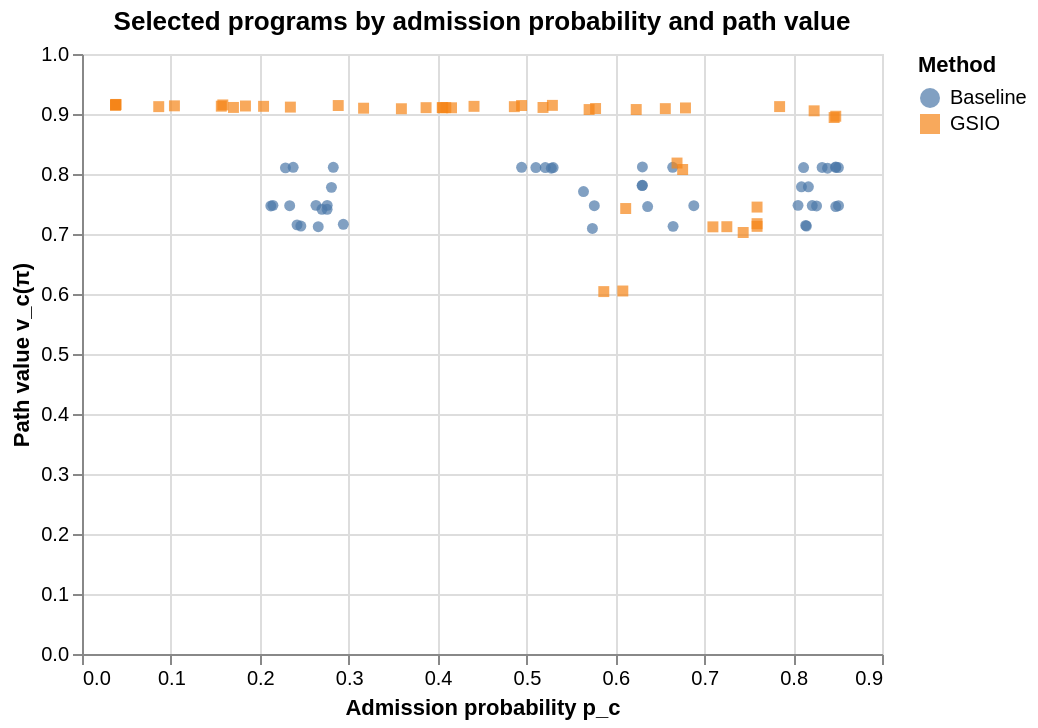

Vega-Lite specification for this chart:
### Vega-Lite specification from a JSON file in a GitHub repository (floating-point values rounded to 4 significant figures)
{"$schema": "https://vega.github.io/schema/vega-lite/v5.json", "title": "Selected programs by admission probability and path value", "width": 400, "height": 300, "data": {"values": [{"probability": 0.03764, "value": 0.9144, "method": "GSIO", "selected": true}, {"probability": 0.03764, "value": 0.9154, "method": "GSIO", "selected": true}, {"probability": 0.03816, "value": 0.916, "method": "GSIO", "selected": true}, {"probability": 0.03816, "value": 0.9155, "method": "GSIO", "selected": true}, {"probability": 0.08631, "value": 0.9123, "method": "GSIO", "selected": true}, {"probability": 0.104, "value": 0.9136, "method": "GSIO", "selected": true}, {"probability": 0.1567, "value": 0.913, "method": "GSIO", "selected": true}, {"probability": 0.1584, "value": 0.9151, "method": "GSIO", "selected": true}, {"probability": 0.1704, "value": 0.9109, "method": "GSIO", "selected": true}, {"probability": 0.1839, "value": 0.9133, "method": "GSIO", "selected": true}, {"probability": 0.2043, "value": 0.9128, "method": "GSIO", "selected": true}, {"probability": 0.2124, "value": 0.7467, "method": "Baseline", "selected": true}, {"probability": 0.2148, "value": 0.7477, "method": "Baseline", "selected": true}, {"probability": 0.2289, "value": 0.8102, "method": "Baseline", "selected": true}, {"probability": 0.2336, "value": 0.7472, "method": "Baseline", "selected": true}, {"probability": 0.2344, "value": 0.9115, "method": "GSIO", "selected": true}, {"probability": 0.2376, "value": 0.8112, "method": "Baseline", "selected": true}, {"probability": 0.2419, "value": 0.7152, "method": "Baseline", "selected": true}, {"probability": 0.2462, "value": 0.7132, "method": "Baseline", "selected": true}, {"probability": 0.2632, "value": 0.7477, "method": "Baseline", "selected": true}, {"probability": 0.2658, "value": 0.7122, "method": "Baseline", "selected": true}, {"probability": 0.27, "value": 0.7412, "method": "Baseline", "selected": true}, {"probability": 0.2758, "value": 0.7412, "method": "Baseline", "selected": true}, {"probability": 0.2758, "value": 0.7477, "method": "Baseline", "selected": true}, {"probability": 0.2806, "value": 0.7777, "method": "Baseline", "selected": true}, {"probability": 0.2827, "value": 0.8112, "method": "Baseline", "selected": true}, {"probability": 0.2883, "value": 0.9141, "method": "GSIO", "selected": true}, {"probability": 0.294, "value": 0.7162, "method": "Baseline", "selected": true}, {"probability": 0.3168, "value": 0.9097, "method": "GSIO", "selected": true}, {"probability": 0.3593, "value": 0.9088, "method": "GSIO", "selected": true}, {"probability": 0.3871, "value": 0.9106, "method": "GSIO", "selected": true}, {"probability": 0.4053, "value": 0.9106, "method": "GSIO", "selected": true}, {"probability": 0.4058, "value": 0.9104, "method": "GSIO", "selected": true}, {"probability": 0.4093, "value": 0.9106, "method": "GSIO", "selected": true}, {"probability": 0.4157, "value": 0.9104, "method": "GSIO", "selected": true}, {"probability": 0.441, "value": 0.9128, "method": "GSIO", "selected": true}, {"probability": 0.4864, "value": 0.9122, "method": "GSIO", "selected": true}, {"probability": 0.4945, "value": 0.8112, "method": "Baseline", "selected": true}, {"probability": 0.4945, "value": 0.9141, "method": "GSIO", "selected": true}, {"probability": 0.5106, "value": 0.8107, "method": "Baseline", "selected": true}, {"probability": 0.5186, "value": 0.9109, "method": "GSIO", "selected": true}, {"probability": 0.5212, "value": 0.8107, "method": "Baseline", "selected": true}, {"probability": 0.528, "value": 0.8097, "method": "Baseline", "selected": true}, {"probability": 0.5292, "value": 0.9144, "method": "GSIO", "selected": true}, {"probability": 0.53, "value": 0.8107, "method": "Baseline", "selected": true}, {"probability": 0.5642, "value": 0.7707, "method": "Baseline", "selected": true}, {"probability": 0.5705, "value": 0.9074, "method": "GSIO", "selected": true}, {"probability": 0.5742, "value": 0.7092, "method": "Baseline", "selected": true}, {"probability": 0.5763, "value": 0.7472, "method": "Baseline", "selected": true}, {"probability": 0.5778, "value": 0.9091, "method": "GSIO", "selected": true}, {"probability": 0.587, "value": 0.604, "method": "GSIO", "selected": true}, {"probability": 0.6084, "value": 0.605, "method": "GSIO", "selected": true}, {"probability": 0.6117, "value": 0.7425, "method": "GSIO", "selected": true}, {"probability": 0.6235, "value": 0.9075, "method": "GSIO", "selected": true}, {"probability": 0.6301, "value": 0.7807, "method": "Baseline", "selected": true}, {"probability": 0.6305, "value": 0.8117, "method": "Baseline", "selected": true}, {"probability": 0.6305, "value": 0.7812, "method": "Baseline", "selected": true}, {"probability": 0.6363, "value": 0.7457, "method": "Baseline", "selected": true}, {"probability": 0.6562, "value": 0.9089, "method": "GSIO", "selected": true}, {"probability": 0.6645, "value": 0.8112, "method": "Baseline", "selected": true}, {"probability": 0.665, "value": 0.7127, "method": "Baseline", "selected": true}, {"probability": 0.6694, "value": 0.8183, "method": "GSIO", "selected": true}, {"probability": 0.6757, "value": 0.8075, "method": "GSIO", "selected": true}, {"probability": 0.6789, "value": 0.9101, "method": "GSIO", "selected": true}, {"probability": 0.6883, "value": 0.7472, "method": "Baseline", "selected": true}, {"probability": 0.7098, "value": 0.7119, "method": "GSIO", "selected": true}, {"probability": 0.7254, "value": 0.7122, "method": "GSIO", "selected": true}, {"probability": 0.7438, "value": 0.7025, "method": "GSIO", "selected": true}, {"probability": 0.7594, "value": 0.7127, "method": "GSIO", "selected": true}, {"probability": 0.7594, "value": 0.7172, "method": "GSIO", "selected": true}, {"probability": 0.7594, "value": 0.7449, "method": "GSIO", "selected": true}, {"probability": 0.7848, "value": 0.9123, "method": "GSIO", "selected": true}, {"probability": 0.8055, "value": 0.7477, "method": "Baseline", "selected": true}, {"probability": 0.8094, "value": 0.7787, "method": "Baseline", "selected": true}, {"probability": 0.8118, "value": 0.8107, "method": "Baseline", "selected": true}, {"probability": 0.8141, "value": 0.7142, "method": "Baseline", "selected": true}, {"probability": 0.8149, "value": 0.7132, "method": "Baseline", "selected": true}, {"probability": 0.8172, "value": 0.7787, "method": "Baseline", "selected": true}, {"probability": 0.8215, "value": 0.7475, "method": "Baseline", "selected": true}, {"probability": 0.8236, "value": 0.9053, "method": "GSIO", "selected": true}, {"probability": 0.8264, "value": 0.7467, "method": "Baseline", "selected": true}, {"probability": 0.8326, "value": 0.811, "method": "Baseline", "selected": true}, {"probability": 0.8388, "value": 0.8097, "method": "Baseline", "selected": true}, {"probability": 0.8462, "value": 0.8941, "method": "GSIO", "selected": true}, {"probability": 0.848, "value": 0.8117, "method": "Baseline", "selected": true}, {"probability": 0.848, "value": 0.811, "method": "Baseline", "selected": true}, {"probability": 0.848, "value": 0.7457, "method": "Baseline", "selected": true}, {"probability": 0.848, "value": 0.8963, "method": "GSIO", "selected": true}, {"probability": 0.851, "value": 0.8107, "method": "Baseline", "selected": true}, {"probability": 0.8511, "value": 0.7472, "method": "Baseline", "selected": true}]}, "mark": {"type": "point", "filled": true, "opacity": 0.7}, "encoding": {"x": {"field": "probability", "type": "quantitative", "title": "Admission probability p_c"}, "y": {"field": "value", "type": "quantitative", "title": "Path value v_c(π)"}, "color": {"field": "method", "type": "nominal", "title": "Method"}, "shape": {"field": "method", "type": "nominal"}}}
